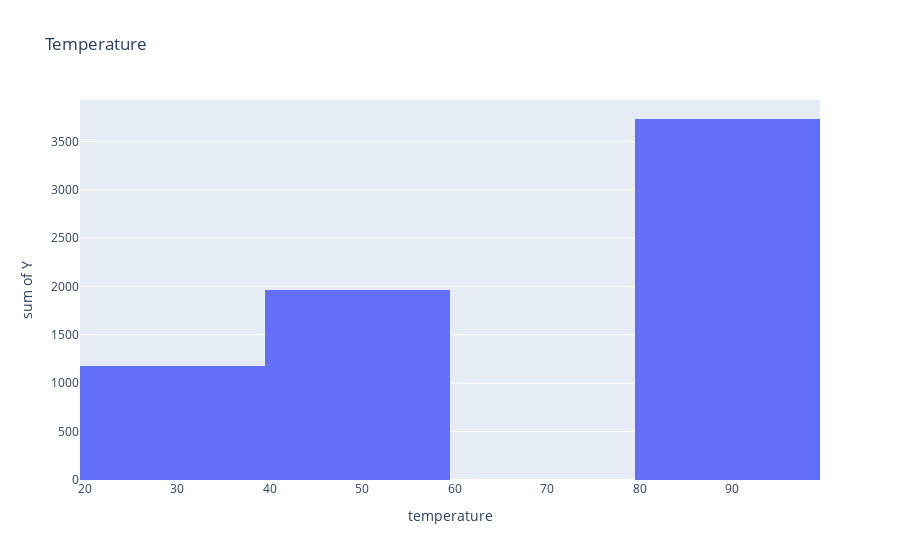

Source (notebook cell):
### Markdown cell above
6. Use a histogram to visualize the temperature column.

### Code cell
print(df["temperature"].unique())
fig = px.histogram(df, "temperature", "Y", title="Temperature")
fig.show()

### Figure 1 — Plotly figure (JSON) as saved in the notebook; plotly's stock layout.template omitted (floating-point values rounded to 4 significant figures; data arrays with more than 128 entries replaced by an {"elided": "..."} marker saying what was removed)
{"data": [{"alignmentgroup": "True", "bingroup": "x", "histfunc": "sum", "hovertemplate": "temperature=%{x}<br>sum of Y=%{y}<extra></extra>", "legendgroup": "", "marker": {"color": "#636efa", "pattern": {"shape": ""}}, "name": "", "offsetgroup": "", "orientation": "v", "showlegend": false, "type": "histogram", "x": {"elided": "12079 int values"}, "xaxis": "x", "y": {"elided": "12079 int values"}, "yaxis": "y"}], "layout": {"barmode": "relative", "legend": {"tracegroupgap": 0}, "title": {"text": "Temperature"}, "xaxis": {"anchor": "y", "domain": [0, 1], "title": {"text": "temperature"}}, "yaxis": {"anchor": "x", "domain": [0, 1], "title": {"text": "sum of Y"}}}}
